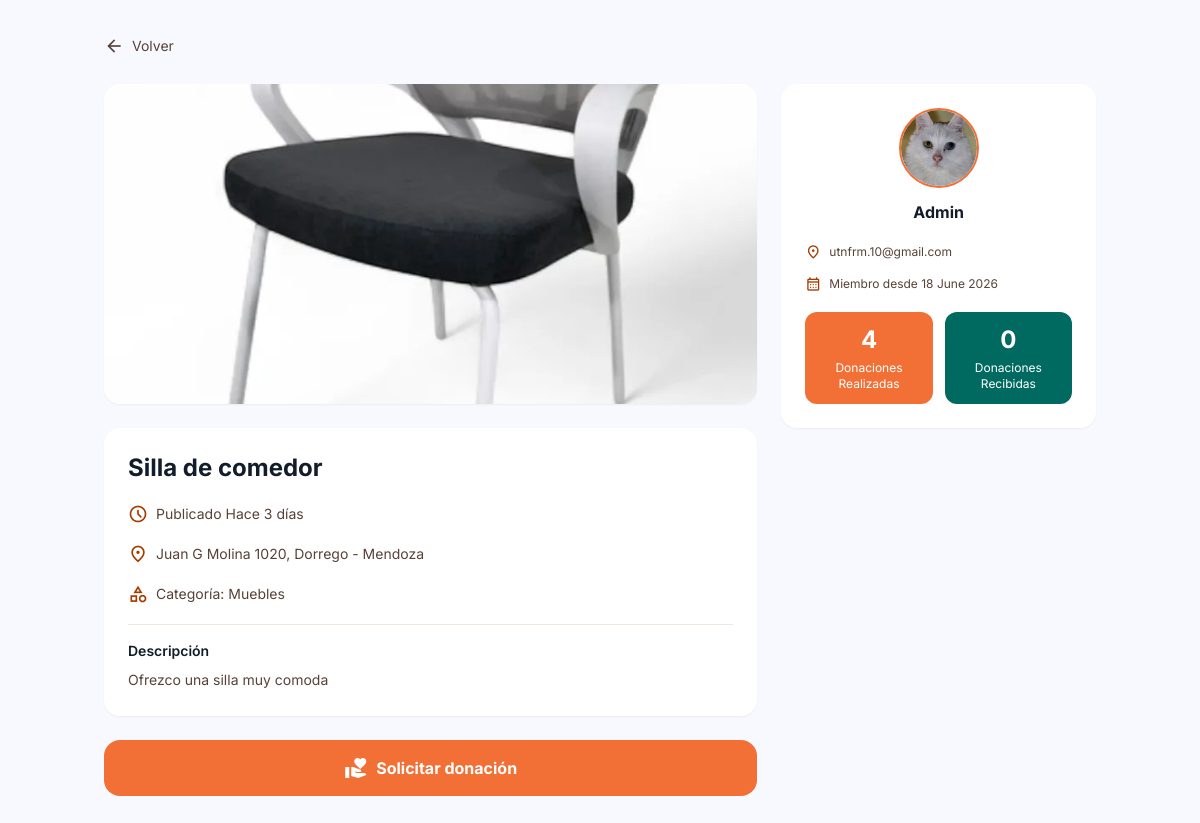
The app's page /donacion/2 (signed in) with its own data.
### app/models.py (models this page shows, shortened)
class Publicacion(db.Model):
    __tablename__ = 'publicacion'
    nroPublicacion          = db.Column(db.Integer, primary_key=True)
    titulo                  = db.Column(db.String(50), nullable=False)
    descripcionPublicacion  = db.Column(db.String(100), nullable=True)
    ubicacion               = db.Column(db.String(100), nullable=False)
    fotos                   = db.Column(db.String(255), nullable=True)
    fechaEmisionPublicacion = db.Column(db.DateTime, default=datetime.utcnow)
    fechaFinPublicacion     = db.Column(db.DateTime, nullable=True)
    categoriaOtro           = db.Column(db.String(50), nullable=True)
    codCategoria            = db.Column(db.Integer, db.ForeignKey('categoria.codCategoria'), nullable=False)
    codUsuario              = db.Column(db.Integer, db.ForeignKey('usuario.codUsuario'), nullable=False)
    codEstadoPublicacion = db.Column(db.Integer, db.ForeignKey('estado_publicacion.codEstadoPublicacion'), nullable=True)
    nroDireccion         = db.Column(db.Integer, db.ForeignKey('direccion.nroDireccion'), nullable=True)
    genero   = db.Column(db.String(10), nullable=True)
    talle    = db.Column(db.String(10), nullable=True)
    color    = db.Column(db.String(30), nullable=True)
    material = db.Column(db.String(30), nullable=True)
    fechaVencimiento = db.Column(db.DateTime, nullable=True)
    receta           = db.Column(db.Boolean, nullable=True)
    marca = db.Column(db.String(20), nullable=True)

class Categoria(db.Model):
    __tablename__ = 'categoria'
    codCategoria       = db.Column(db.Integer, primary_key=True)
    nombreCategoria    = db.Column(db.String(20), nullable=False, unique=True)
    fechaAltaCategoria = db.Column(db.DateTime, default=datetime.utcnow)
    fechaBajaCategoria = db.Column(db.DateTime, nullable=True)
    publicaciones      = db.relationship('Publicacion', backref='categoria')

class Usuario(db.Model):
    __tablename__ = 'usuario'
    codUsuario       = db.Column(db.Integer, primary_key=True)
    nombre           = db.Column(db.String(50),  nullable=False)
    email            = db.Column(db.String(100), nullable=False, unique=True)
    telefono         = db.Column(db.String(14),  nullable=False)
    ubicacion        = db.Column(db.String(100), nullable=True)
    contrasena       = db.Column(db.String(200), nullable=False)
    fechaAltaUsuario = db.Column(db.DateTime, default=datetime.utcnow)
    fechaBajaUsuario = db.Column(db.DateTime, nullable=True)
    cantDonaciones   = db.Column(db.Integer, default=0)
    codigoVerif      = db.Column(db.String(6),  nullable=True)
    foto_perfil = db.Column(db.String(200), nullable=True)
    puedeCrearCampanias = db.Column(db.Boolean, default=False, nullable=False)
    id_rol = db.Column(db.Integer, db.ForeignKey('rol.id_rol'), nullable=False)

### app/donaciones/routes.py (the view)
@donaciones_bp.route('/donacion/<int:id>')
def detalle(id):
    usuario_id = session.get('usuario_id')
    if not usuario_id:
        return redirect(url_for('auth.login'))
    publicacion = Publicacion.query.get_or_404(id)
    donante = Usuario.query.get(publicacion.codUsuario)
    usuario = Usuario.query.get(usuario_id)
    donaciones_realizadas = Publicacion.query.filter_by(codUsuario=donante.codUsuario).count()
    return render_template('donaciones/detalle.html',
        p=publicacion,
        donante=donante,
        usuario=usuario,
        donaciones_realizadas=donaciones_realizadas,
        tiempo=tiempo_transcurrido(publicacion.fechaEmisionPublicacion)
    )

### app/donaciones/routes.py (called while the page is built)
def tiempo_transcurrido(fecha):
    diff = datetime.utcnow() - fecha
    minutos = diff.seconds // 60
    horas = diff.seconds // 3600
    dias = diff.days
    if dias > 0:
        return f'Hace {dias} día{"s" if dias > 1 else ""}'
    elif horas > 0:
        return f'Hace {horas} hora{"s" if horas > 1 else ""}'
    elif minutos > 0:
        return f'Hace {minutos} minuto{"s" if minutos > 1 else ""}'
    return 'Hace un momento'

### app/templates/donaciones/detalle.html (shortened to what this page needs)
<!DOCTYPE html>
<html lang="es">
<head>
  <script src="https://cdn.tailwindcss.com"></script>
</head>
<body class="bg-[#f8f9ff] min-h-screen">
  <div class="max-w-5xl mx-auto px-4 py-8">
    <a href="{{ url_for('donaciones.home') }}"
       class="flex items-center gap-2 text-[#584239] hover:text-[#a63b00] transition-colors mb-6 text-sm">
      <span class="material-symbols-outlined text-xl">arrow_back</span>
      Volver
    </a>
    <div class="grid grid-cols-1 lg:grid-cols-3 gap-6">
      <div class="lg:col-span-2">
        <div class="bg-white rounded-2xl overflow-hidden shadow-sm mb-6">
          {% if p.fotos %}
            <img src="{{ url_for('static', filename='fotos/' + p.fotos) }}"
                 alt="{{ p.titulo }}"
                 class="w-full h-80 object-cover object-center">
          {% else %}
            <div class="w-full h-80 bg-[#e6eeff] flex items-center justify-center text-7xl">📦</div>
          {% endif %}
        </div>
        <div class="bg-white rounded-2xl shadow-sm p-6 mb-6">
          <h1 class="text-2xl font-bold text-[#121c2a] mb-4">{{ p.titulo }}</h1>
          <div class="flex flex-col gap-3 mb-4">
            <div class="flex items-center gap-2 text-[#584239]">
              <span class="material-symbols-outlined text-xl text-[#a63b00]">schedule</span>
              <span class="text-sm">Publicado {{ tiempo }}</span>
            </div>
            <div class="flex items-center gap-2 text-[#584239]">
              <span class="material-symbols-outlined text-xl text-[#a63b00]">location_on</span>
              <span class="text-sm">{{ p.ubicacion }}</span>
            </div>
            <div class="flex items-center gap-2 text-[#584239]">
              <span class="material-symbols-outlined text-xl text-[#a63b00]">category</span>
              <span class="text-sm">Categoría: {{ p.categoria.nombreCategoria }}</span>
            </div>
          </div>
          {% if p.descripcionPublicacion %}
            <div class="border-t border-[#f0e8e0] pt-4 mt-4">
              <h3 class="text-sm font-semibold text-[#121c2a] mb-2">Descripción</h3>
              <p class="text-sm text-[#584239] leading-relaxed">{{ p.descripcionPublicacion }}</p>
            </div>
          {% endif %}
        </div>
        <button class="w-full py-4 bg-[#f27036] text-white font-bold text-base rounded-2xl hover:bg-[#a63b00] transition-colors flex items-center justify-center gap-2">
          <span class="material-symbols-outlined" style="font-variation-settings: 'FILL' 1;">volunteer_activism</span>
          Solicitar donación
        </button>
      </div>
      <div class="lg:col-span-1">
        <div class="bg-white rounded-2xl shadow-sm p-6 sticky top-6">
          <div class="flex flex-col items-center mb-4">
            {% if donante.foto_perfil %}
              <img src="{{ url_for('static', filename='fotos/' + donante.foto_perfil) }}"
                   alt="{{ donante.nombre }}"
                   class="w-20 h-20 rounded-full object-cover border-2 border-[#f27036] mb-3">
            {% else %}
              <div class="w-20 h-20 rounded-full bg-[#f27036] flex items-center justify-center text-white text-2xl font-bold mb-3">
                {{ donante.nombre[0].upper() }}
              </div>
            {% endif %}
            <h3 class="text-base font-bold text-[#121c2a]">{{ donante.nombre }}</h3>
          </div>
          <div class="flex flex-col gap-2 mb-4">
            {% if donante.ubicacion %}
              <div class="flex items-center gap-2 text-[#584239]">
                <span class="material-symbols-outlined text-base text-[#a63b00]">location_on</span>
                <span class="text-xs">{{ donante.ubicacion }}</span>
              </div>
            {% endif %}
            <div class="flex items-center gap-2 text-[#584239]">
              <span class="material-symbols-outlined text-base text-[#a63b00]">calendar_month</span>
              <span class="text-xs">Miembro desde {{ donante.fechaAltaUsuario.strftime('%d %B %Y') }}</span>
            </div>
          </div>
          <div class="grid grid-cols-2 gap-3">
            <div class="bg-[#f27036] rounded-xl p-3 text-center text-white">
              <div class="text-2xl font-bold">{{ donaciones_realizadas }}</div>
              <div class="text-xs mt-1">Donaciones Realizadas</div>
            </div>
            <div class="bg-[#006a61] rounded-xl p-3 text-center text-white">
              <div class="text-2xl font-bold">0</div>
              <div class="text-xs mt-1">Donaciones Recibidas</div>
            </div>
          </div>
        </div>
      </div>
    </div>
  </div>
</body>
</html>

### app/templates/donaciones/detalle.html (style rules this page uses)
body { font-family: 'Inter', sans-serif; }
.material-symbols-outlined { font-variation-settings: 'FILL' 0, 'wght' 400, 'GRAD' 0, 'opsz' 24; }

### records on screen
Publicacion: fotos (picture), titulo "Silla de comedor", ubicacion "Juan G Molina 1020, Dorrego - Mendoza", descripcionPublicacion "Ofrezco una silla muy comoda"
Categoria: categoria.nombreCategoria "Muebles"
Usuario: foto_perfil (picture), nombre "Admin", ubicacion "utnfrm.10@gmail.com", fechaAltaUsuario "18 June 2026"

### other values on screen
{{ tiempo }} "Hace 3 días"
{{ donaciones_realizadas }} "4"
